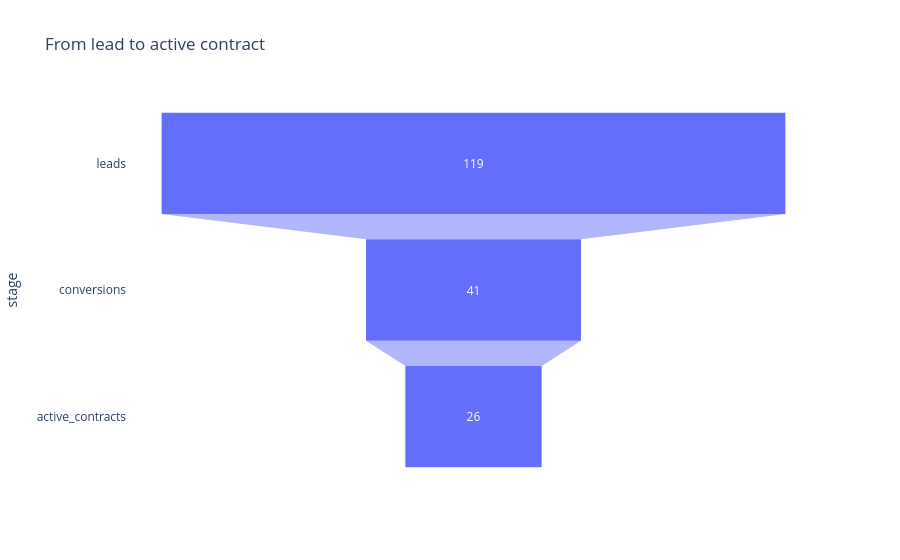

The code cell stored with this chart in its notebook:
### Code cell
funnel = overview.melt(
    value_vars=["leads", "conversions", "active_contracts"],
    var_name="stage",
    value_name="count",
)
fig = px.funnel(funnel, x="count", y="stage", title="From lead to active contract")
fig.show()

### Figure 1 — Plotly figure (JSON) as saved in the notebook; plotly's stock layout.template omitted (floating-point values rounded to 4 significant figures)
{"data": [{"hovertemplate": "count=%{x}<br>stage=%{y}<extra></extra>", "legendgroup": "", "marker": {"color": "#636efa"}, "name": "", "orientation": "h", "showlegend": false, "type": "funnel", "x": [119, 41, 26], "xaxis": "x", "y": ["leads", "conversions", "active_contracts"], "yaxis": "y"}], "layout": {"legend": {"tracegroupgap": 0}, "title": {"text": "From lead to active contract"}, "xaxis": {"anchor": "y", "domain": [0.0, 1.0], "title": {"text": "count"}}, "yaxis": {"anchor": "x", "domain": [0.0, 1.0], "title": {"text": "stage"}}}}
